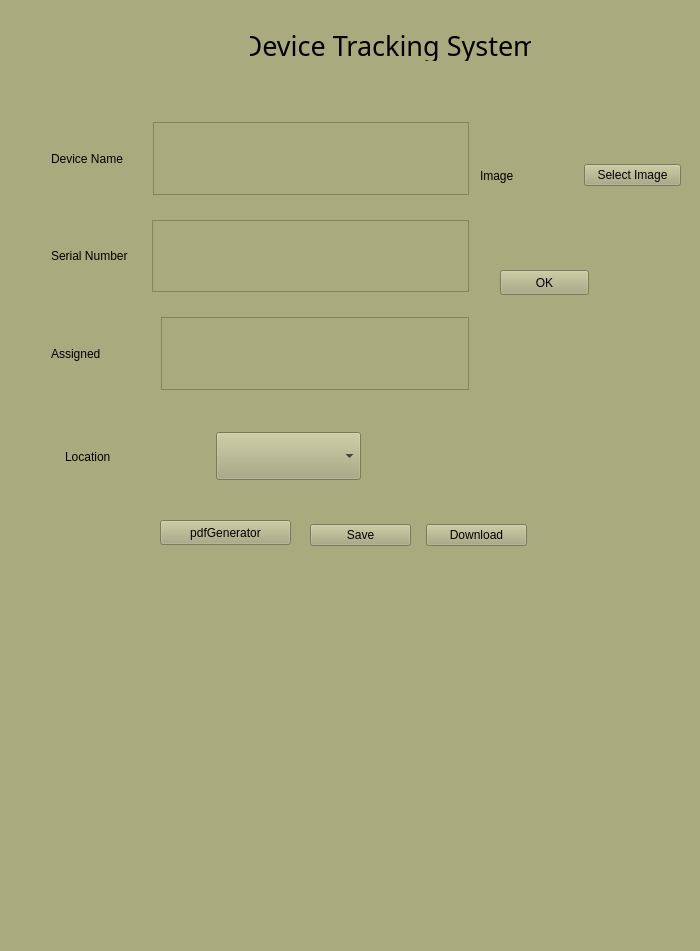
<?xml version="1.0" encoding="UTF-8"?>
<ui version="4.0">
 <class>MainWindow</class>
 <widget class="QMainWindow" name="MainWindow">
  <property name="geometry">
   <rect>
    <x>0</x>
    <y>0</y>
    <width>700</width>
    <height>951</height>
   </rect>
  </property>
  <property name="font">
   <font>
    <pointsize>13</pointsize>
    <bold>false</bold>
   </font>
  </property>
  <property name="windowTitle">
   <string>MainWindow</string>
  </property>
  <property name="styleSheet">
   <string notr="true">background-color:rgb(170, 170, 127)</string>
  </property>
  <widget class="QWidget" name="centralwidget">
   <widget class="QLabel" name="label">
    <property name="geometry">
     <rect>
      <x>250</x>
      <y>30</y>
      <width>281</width>
      <height>31</height>
     </rect>
    </property>
    <property name="font">
     <font>
      <family>Sitka Banner</family>
      <pointsize>20</pointsize>
      <italic>false</italic>
      <bold>false</bold>
     </font>
    </property>
    <property name="layoutDirection">
     <enum>Qt::LayoutDirection::LeftToRight</enum>
    </property>
    <property name="styleSheet">
     <string notr="true">font: 20pt &quot;Sitka Banner&quot;;</string>
    </property>
    <property name="text">
     <string>Device Tracking System</string>
    </property>
    <property name="scaledContents">
     <bool>false</bool>
    </property>
    <property name="alignment">
     <set>Qt::AlignmentFlag::AlignCenter</set>
    </property>
   </widget>
   <widget class="QWidget" name="layoutWidget">
    <property name="geometry">
     <rect>
      <x>480</x>
      <y>150</y>
      <width>201</width>
      <height>51</height>
     </rect>
    </property>
    <layout class="QHBoxLayout" name="horizontalLayout_5">
     <item>
      <widget class="QLabel" name="image">
       <property name="styleSheet">
        <string notr="true">font: 12pt &quot;Segoe UI&quot;;</string>
       </property>
       <property name="text">
        <string>Image</string>
       </property>
      </widget>
     </item>
     <item>
      <widget class="QPushButton" name="imageButton">
       <property name="text">
        <string>Select Image</string>
       </property>
      </widget>
     </item>
    </layout>
   </widget>
   <widget class="QWidget" name="layoutWidget">
    <property name="geometry">
     <rect>
      <x>310</x>
      <y>520</y>
      <width>217</width>
      <height>30</height>
     </rect>
    </property>
    <layout class="QHBoxLayout" name="horizontalLayout_6">
     <property name="spacing">
      <number>15</number>
     </property>
     <item>
      <widget class="QPushButton" name="saveButton">
       <property name="styleSheet">
        <string notr="true">font: 11pt &quot;Segoe UI&quot;;</string>
       </property>
       <property name="text">
        <string>Save</string>
       </property>
      </widget>
     </item>
     <item>
      <widget class="QPushButton" name="downloadButton">
       <property name="styleSheet">
        <string notr="true">font: 11pt &quot;Segoe UI&quot;;</string>
       </property>
       <property name="text">
        <string>Download</string>
       </property>
      </widget>
     </item>
    </layout>
   </widget>
   <widget class="QWidget" name="layoutWidget">
    <property name="geometry">
     <rect>
      <x>51</x>
      <y>122</y>
      <width>418</width>
      <height>268</height>
     </rect>
    </property>
    <layout class="QVBoxLayout" name="verticalLayout">
     <property name="spacing">
      <number>25</number>
     </property>
     <item>
      <layout class="QHBoxLayout" name="horizontalLayout_3">
       <property name="spacing">
        <number>30</number>
       </property>
       <item>
        <widget class="QLabel" name="deviceName">
         <property name="styleSheet">
          <string notr="true">font: 12pt &quot;Segoe UI&quot;;</string>
         </property>
         <property name="text">
          <string>Device Name</string>
         </property>
        </widget>
       </item>
       <item>
        <widget class="QTextEdit" name="deviceNameT"/>
       </item>
      </layout>
     </item>
     <item>
      <layout class="QHBoxLayout" name="horizontalLayout_4">
       <property name="spacing">
        <number>24</number>
       </property>
       <item>
        <widget class="QLabel" name="serialNo">
         <property name="styleSheet">
          <string notr="true">font: 12pt &quot;Segoe UI&quot;;</string>
         </property>
         <property name="text">
          <string>Serial Number</string>
         </property>
        </widget>
       </item>
       <item>
        <widget class="QTextEdit" name="serialNoT">
         <property name="styleSheet">
          <string notr="true"/>
         </property>
        </widget>
       </item>
      </layout>
     </item>
     <item>
      <layout class="QHBoxLayout" name="horizontalLayout">
       <property name="spacing">
        <number>60</number>
       </property>
       <item>
        <widget class="QLabel" name="assign">
         <property name="styleSheet">
          <string notr="true">font: 12pt &quot;Segoe UI&quot;;</string>
         </property>
         <property name="text">
          <string>Assigned</string>
         </property>
        </widget>
       </item>
       <item>
        <widget class="QTextEdit" name="assignT"/>
       </item>
      </layout>
     </item>
    </layout>
   </widget>
   <widget class="QWidget" name="layoutWidget">
    <property name="geometry">
     <rect>
      <x>50</x>
      <y>430</y>
      <width>351</width>
      <height>53</height>
     </rect>
    </property>
    <layout class="QHBoxLayout" name="horizontalLayout_2">
     <property name="leftMargin">
      <number>15</number>
     </property>
     <property name="rightMargin">
      <number>40</number>
     </property>
     <item>
      <widget class="QLabel" name="location">
       <property name="styleSheet">
        <string notr="true">font: 12pt &quot;Segoe UI&quot;;</string>
       </property>
       <property name="text">
        <string>Location</string>
       </property>
      </widget>
     </item>
     <item>
      <widget class="QComboBox" name="comboBox">
       <property name="styleSheet">
        <string notr="true">padding : 10px,20px;</string>
       </property>
      </widget>
     </item>
    </layout>
   </widget>
   <widget class="QPushButton" name="pushButton">
    <property name="geometry">
     <rect>
      <x>500</x>
      <y>270</y>
      <width>89</width>
      <height>25</height>
     </rect>
    </property>
    <property name="text">
     <string>OK</string>
    </property>
   </widget>
   <widget class="QPushButton" name="pushButton_2">
    <property name="geometry">
     <rect>
      <x>160</x>
      <y>520</y>
      <width>131</width>
      <height>25</height>
     </rect>
    </property>
    <property name="styleSheet">
     <string notr="true">font: 11pt &quot;Segoe UI&quot;;</string>
    </property>
    <property name="text">
     <string>pdfGenerator</string>
    </property>
   </widget>
  </widget>
  <widget class="QMenuBar" name="menubar">
   <property name="geometry">
    <rect>
     <x>0</x>
     <y>0</y>
     <width>700</width>
     <height>21</height>
    </rect>
   </property>
  </widget>
  <widget class="QStatusBar" name="statusbar"/>
 </widget>
 <resources/>
 <connections/>
</ui>
